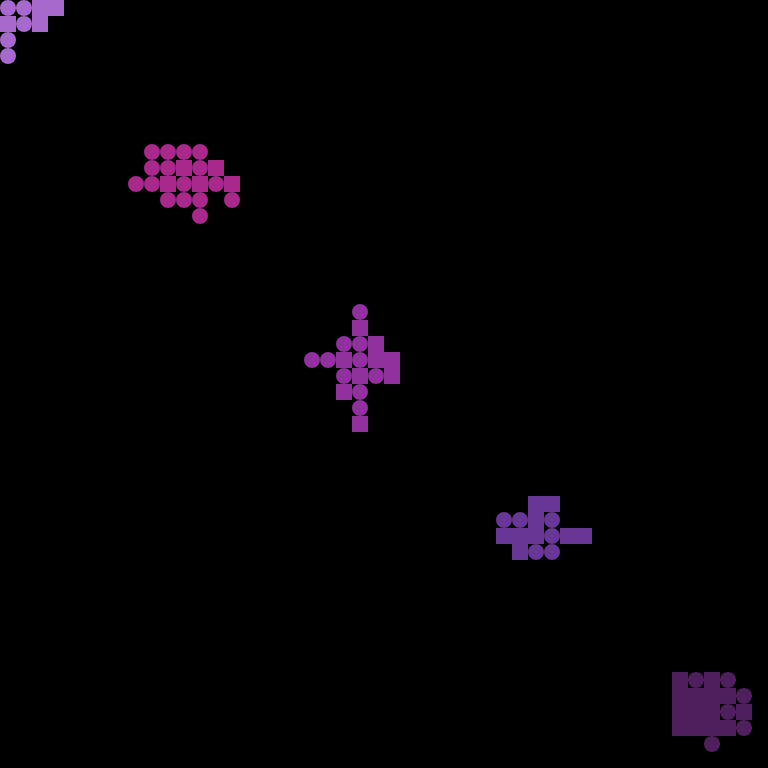
Frame 1 (no input)
Frame 60 (no input): identical to frame 1, image omitted
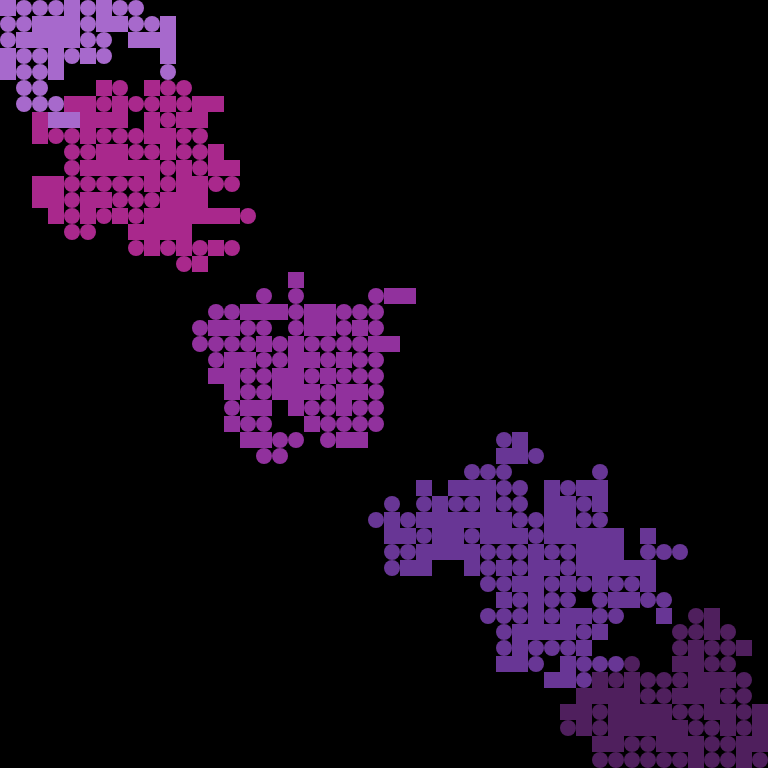
Frame 120 (the mouse pressed at the canvas centre since frame 60)

The p5.js sketch that drew these frames (run headless with seeded random() and noise() and a simulated clock; from frame 60 on, the mouse is pressed at the canvas centre):

// p5.js sketch
// ── sketch.js
var canv_w;
var canv_h;
var was_drawn;

function setup(){
	canv_w = 768;
	canv_h = canv_w;
	createCanvas(canv_w, canv_h);
	background(0);

	was_drawn = [];
	for(let i = 0; i < canv_w/16; ++i){
		was_drawn[i] = [];
		for(let k = 0; k < canv_h/16; ++k){
			was_drawn[i][k] = -1;
		}
	}

	noStroke();
	draw_pattern();
}

function draw(){
	empty_was_drawn();
	if(pmouseX != mouseX || pmouseY != mouseY){
		background(0);
		draw_pattern();
	}
}

function draw_pattern(){
	for(let i = 0; i < 5; ++i){
		switch(i){
			case 0:
				fill(167, 105, 204);
				break;	
			case 1:
				fill(169, 40, 140);
				break;	
			case 2:
				fill(145, 49, 157);
				break;	
			case 3:
				fill(104, 54, 149);
				break;	
			case 4:
				fill(79, 31, 93);
				break;	
		}
		draw_spot(Math.floor((canv_w/4)/16)*i-i, Math.floor((canv_h/4)/16)*i-i, 800);
	}
}

function draw_spot(col, row, chances){
	let horz_dim = map(mouseX, 0, displayWidth, 0, 1)+0.2;
	let vert_dim = map(mouseY, 0, displayHeight, 0, 1)*1.2+0.2;

	let ch_left = col > 0;
	let ch_right = col < canv_w/16-1;
	let ch_up = row > 0;
	let ch_down = row < canv_h/16-1;

	if(col < 0 || col > canv_w/16-1 || row < 0 || row > canv_h/16-1)
		return;	
	if(was_drawn[col][row] != -1)
		return;

	was_drawn[col][row] = 0;
	if(random(2) < 1)	
		square(col*16, row*16, 16);
	else
		circle(col*16+8, row*16+8, 16);

	if(ch_left){
		if(random()*100 < chances)
			draw_spot(col-1, row, chances*horz_dim);
	}
	if(ch_right){
		if(random()*100 < chances)
			draw_spot(col+1, row, chances*horz_dim);
	}
	if(ch_up){
		if(random()*100 < chances)
			draw_spot(col, row-1, chances*vert_dim);
	}
	if(ch_down){
		if(random()*100 < chances)
			draw_spot(col, row+1, chances*vert_dim);
	}
}

function empty_was_drawn(){
	for(let i = 0; i < canv_w/16; ++i){
		for(let k = 0; k < canv_h/16; ++k){
			was_drawn[i][k] = -1;
		}
	}
}

// ── oldsketch.js
var canv_w;
var canv_h;
var was_drawn;

function setup(){
	canv_w = 768;
	canv_h = canv_w;
	createCanvas(canv_w, canv_h);
	background(0);

	was_drawn = [];
	for(let i = 0; i < canv_w/16; ++i){
		was_drawn[i] = [];
		for(let k = 0; k < canv_h/16; ++k){
			was_drawn[i][k] = -1;
		}
	}

	draw_pattern();
}

function draw(){
}

function draw_pattern(){
	noStroke();
	for(let i = 0; i < canv_w; i += 16){
		for(let k = 0; k < canv_h; k += 16){
			if(spatial_check(i/16, k/16)){
				let r = Math.floor(random(3));
				switch(r){
					case 0:
						fill(255, 0, 0);
						triangle(i+8, k, i+16, k+16, i, k+16);
						was_drawn[i/16][k/16] == 0;
						break;
					case 1:
						fill(0, 255, 0);
						square(i, k, 16);
						was_drawn[i/16][k/16] == 1;
						break;
					case 2:
						fill(0, 0, 255);
						circle(i+8, k+8, 16);
						was_drawn[i/16][k/16] == 2;
						break;	
				}
			}
		}
	}
}

function spatial_check(col, row){
	let check_left = col > 0;
	let check_up = row > 0;
	let check_upleft = check_left && check_up;
	let check_upright = check_up && col < 15;
	let count = 0;

	if(check_left)
		count += was_drawn[col-1][row] != -1;
	if(check_up)
		count += was_drawn[col][row-1] != -1;
	if(check_upleft)
		count += was_drawn[col-1][row-1] != -1;
	if(check_upright)
		count += was_drawn[col+1][row-1] != -1;

	if(count == 0)
		r = Math.floor(random(0, 20));
	else if(count == 4)
		r = 0;
	else{
		r = Math.floor(random(2));
		if(r)
			r = Math.floor(random(2));
	}
	return r == 0;
}
